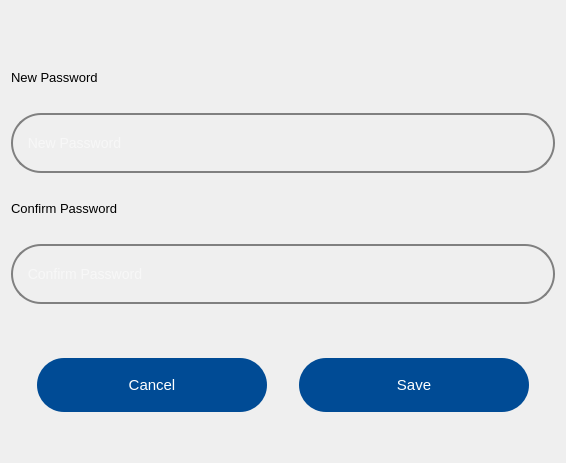
                    <widget class="QWidget" name="newpassword_page">
                     <layout class="QVBoxLayout" name="verticalLayout_34">
                      <item>
                       <spacer name="verticalSpacer_102">
                        <property name="orientation">
                         <enum>Qt::Vertical</enum>
                        </property>
                        <property name="sizeType">
                         <enum>QSizePolicy::Preferred</enum>
                        </property>
                        <property name="sizeHint" stdset="0">
                         <size>
                          <width>20</width>
                          <height>59</height>
                         </size>
                        </property>
                       </spacer>
                      </item>
                      <item>
                       <widget class="QLabel" name="newpass_label">
                        <property name="maximumSize">
                         <size>
                          <width>16777215</width>
                          <height>19</height>
                         </size>
                        </property>
                        <property name="font">
                         <font>
                          <pointsize>10</pointsize>
                         </font>
                        </property>
                        <property name="text">
                         <string>New Password</string>
                        </property>
                       </widget>
                      </item>
                      <item>
                       <spacer name="verticalSpacer_104">
                        <property name="orientation">
                         <enum>Qt::Vertical</enum>
                        </property>
                        <property name="sizeType">
                         <enum>QSizePolicy::Preferred</enum>
                        </property>
                        <property name="sizeHint" stdset="0">
                         <size>
                          <width>20</width>
                          <height>22</height>
                         </size>
                        </property>
                       </spacer>
                      </item>
                      <item>
                       <widget class="QLineEdit" name="new_password_lineedit">
                        <property name="sizePolicy">
                         <sizepolicy hsizetype="Preferred" vsizetype="Preferred">
                          <horstretch>0</horstretch>
                          <verstretch>0</verstretch>
                         </sizepolicy>
                        </property>
                        <property name="minimumSize">
                         <size>
                          <width>544</width>
                          <height>60</height>
                         </size>
                        </property>
                        <property name="maximumSize">
                         <size>
                          <width>544</width>
                          <height>60</height>
                         </size>
                        </property>
                        <property name="font">
                         <font>
                          <pointsize>-1</pointsize>
                         </font>
                        </property>
                        <property name="styleSheet">
                         <string notr="true">QLineEdit {
    border: 2px solid grey;      /* Grey border with 2px thickness */
    border-radius: 30px;         /* Rounded corners */
    padding: 5px;                /* Space between text and border */
    font-size: 14px;             /* Adjust the font size for input text */
    background-color: transparent;   /* Optional: White background */
    color: white;              /* Optional: Black text color */
}

QLineEdit::placeholder {
    color: grey;              /* Placeholder text color (grey) */
    font-size: 8px;             /* Placeholder text size */
}
</string>
                        </property>
                        <property name="text">
                         <string extracomment="Enter Your First Name"/>
                        </property>
                        <property name="alignment">
                         <set>Qt::AlignLeading|Qt::AlignLeft|Qt::AlignVCenter</set>
                        </property>
                        <property name="placeholderText">
                         <string>  New Password</string>
                        </property>
                       </widget>
                      </item>
                      <item>
                       <spacer name="verticalSpacer_109">
                        <property name="orientation">
                         <enum>Qt::Vertical</enum>
                        </property>
                        <property name="sizeType">
                         <enum>QSizePolicy::Preferred</enum>
                        </property>
                        <property name="sizeHint" stdset="0">
                         <size>
                          <width>20</width>
                          <height>22</height>
                         </size>
                        </property>
                       </spacer>
                      </item>
                      <item>
                       <widget class="QLabel" name="confirm_pass_label">
                        <property name="maximumSize">
                         <size>
                          <width>16777215</width>
                          <height>19</height>
                         </size>
                        </property>
                        <property name="font">
                         <font>
                          <pointsize>10</pointsize>
                         </font>
                        </property>
                        <property name="text">
                         <string>Confirm Password</string>
                        </property>
                       </widget>
                      </item>
                      <item>
                       <spacer name="verticalSpacer_105">
                        <property name="orientation">
                         <enum>Qt::Vertical</enum>
                        </property>
                        <property name="sizeType">
                         <enum>QSizePolicy::Preferred</enum>
                        </property>
                        <property name="sizeHint" stdset="0">
                         <size>
                          <width>20</width>
                          <height>22</height>
                         </size>
                        </property>
                       </spacer>
                      </item>
                      <item>
                       <widget class="QLineEdit" name="confirm_password_lineedit">
                        <property name="sizePolicy">
                         <sizepolicy hsizetype="Preferred" vsizetype="Preferred">
                          <horstretch>0</horstretch>
                          <verstretch>0</verstretch>
                         </sizepolicy>
                        </property>
                        <property name="minimumSize">
                         <size>
                          <width>544</width>
                          <height>60</height>
                         </size>
                        </property>
                        <property name="maximumSize">
                         <size>
                          <width>544</width>
                          <height>60</height>
                         </size>
                        </property>
                        <property name="font">
                         <font>
                          <pointsize>-1</pointsize>
                         </font>
                        </property>
                        <property name="styleSheet">
                         <string notr="true">QLineEdit {
    border: 2px solid grey;      /* Grey border with 2px thickness */
    border-radius: 30px;         /* Rounded corners */
    padding: 5px;                /* Space between text and border */
    font-size: 14px;             /* Adjust the font size for input text */
    background-color: transparent;   /* Optional: White background */
    color: white;              /* Optional: Black text color */
}

QLineEdit::placeholder {
    color: grey;              /* Placeholder text color (grey) */
    font-size: 8px;             /* Placeholder text size */
}
</string>
                        </property>
                        <property name="text">
                         <string extracomment="Enter Your First Name"/>
                        </property>
                        <property name="alignment">
                         <set>Qt::AlignLeading|Qt::AlignLeft|Qt::AlignVCenter</set>
                        </property>
                        <property name="placeholderText">
                         <string>  Confirm Password</string>
                        </property>
                       </widget>
                      </item>
                      <item>
                       <spacer name="verticalSpacer_98">
                        <property name="orientation">
                         <enum>Qt::Vertical</enum>
                        </property>
                        <property name="sizeType">
                         <enum>QSizePolicy::Preferred</enum>
                        </property>
                        <property name="sizeHint" stdset="0">
                         <size>
                          <width>20</width>
                          <height>48</height>
                         </size>
                        </property>
                       </spacer>
                      </item>
                      <item>
                       <layout class="QHBoxLayout" name="horizontalLayout_12">
                        <item>
                         <widget class="QPushButton" name="cancel_update_password_pushButton">
                          <property name="sizePolicy">
                           <sizepolicy hsizetype="Preferred" vsizetype="Preferred">
                            <horstretch>0</horstretch>
                            <verstretch>0</verstretch>
                           </sizepolicy>
                          </property>
                          <property name="minimumSize">
                           <size>
                            <width>230</width>
                            <height>54</height>
                           </size>
                          </property>
                          <property name="maximumSize">
                           <size>
                            <width>230</width>
                            <height>54</height>
                           </size>
                          </property>
                          <property name="font">
                           <font>
                            <pointsize>11</pointsize>
                           </font>
                          </property>
                          <property name="cursor">
                           <cursorShape>PointingHandCursor</cursorShape>
                          </property>
                          <property name="styleSheet">
                           <string notr="true">
QPushButton{
	background-color: rgb(0, 75, 149);
color:white;
border:none;
border-radius:27px;}
QPushButton:hover {
    color: white;
	background-color: #005ce6;
}
</string>
                          </property>
                          <property name="text">
                           <string>Cancel</string>
                          </property>
                         </widget>
                        </item>
                        <item>
                         <widget class="QPushButton" name="update_password_pushButton">
                          <property name="sizePolicy">
                           <sizepolicy hsizetype="Preferred" vsizetype="Preferred">
                            <horstretch>0</horstretch>
                            <verstretch>0</verstretch>
                           </sizepolicy>
                          </property>
                          <property name="minimumSize">
                           <size>
                            <width>230</width>
                            <height>54</height>
                           </size>
                          </property>
                          <property name="maximumSize">
                           <size>
                            <width>230</width>
                            <height>54</height>
                           </size>
                          </property>
                          <property name="font">
                           <font>
                            <pointsize>11</pointsize>
                           </font>
                          </property>
                          <property name="cursor">
                           <cursorShape>PointingHandCursor</cursorShape>
                          </property>
                          <property name="styleSheet">
                           <string notr="true">
QPushButton{
	background-color: rgb(0, 75, 149);
color:white;
border:none;
border-radius:27px;}
QPushButton:hover {
    color: white;
	background-color: #005ce6;
}
</string>
                          </property>
                          <property name="text">
                           <string>Save</string>
                          </property>
                         </widget>
                        </item>
                       </layout>
                      </item>
                      <item>
                       <spacer name="verticalSpacer_101">
                        <property name="orientation">
                         <enum>Qt::Vertical</enum>
                        </property>
                        <property name="sizeHint" stdset="0">
                         <size>
                          <width>20</width>
                          <height>40</height>
                         </size>
                        </property>
                       </spacer>
                      </item>
                     </layout>
                    </widget>
